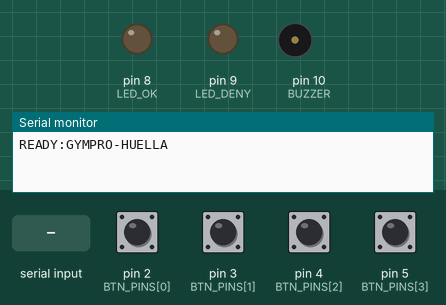
Bench run of a sketch on a simulated Arduino Uno, built with avr-gcc and run on an emulated ATmega328P. Shown: output pins drawn as LEDs (lit = HIGH), buzzer (waves = sounding, pin HIGH), the last lines printed to the serial monitor. The inputs (shaded band) are chosen by the test bench; at power-on: pin 2 (BTN_PINS[0]), pin 3 (BTN_PINS[1]), pin 4 (BTN_PINS[2]), pin 5 (BTN_PINS[3]) HIGH.

Above: at 1.2 s.
1.3 s: pin 2 (BTN_PINS[0]) pulled LOW for 0.15 s
At 1.31 s:
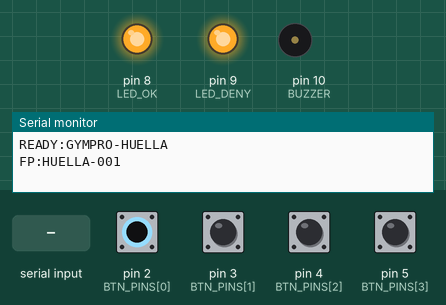
2.9 s: "OK\n" received over Serial
At 3.7 s:
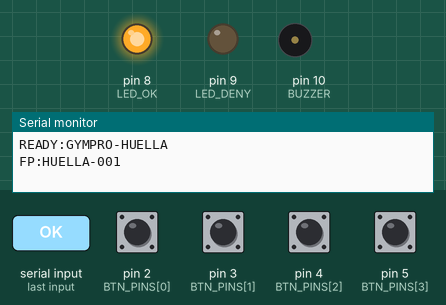
5.3 s: pin 3 (BTN_PINS[1]) pulsed LOW 2 times (0.12 s each, 0.3 s apart)
At 6.8 s:
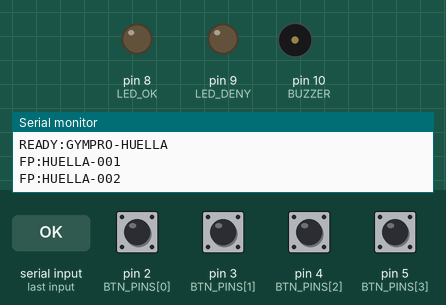
8.9 s: "DENY\n" received over Serial
At 9.9 s:
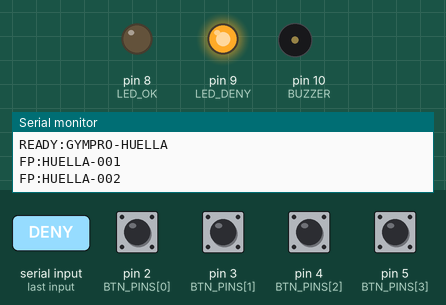
Timing chart, 0 to 11.9 s (numbered marks = the images above; inputs shaded):
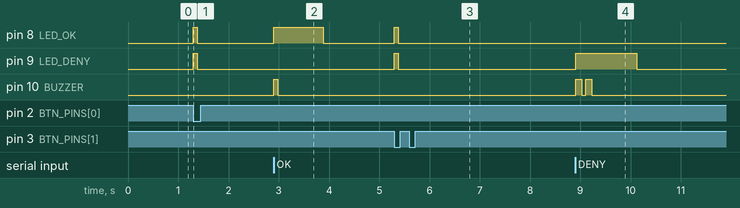

Measured:
- after the input at 1.3 s, pin 8 (LED_OK), pin 9 (LED_DENY): LOW → HIGH at once, → LOW 0.08 s later
- after the input at 2.9 s, pin 8 (LED_OK): LOW → HIGH at once, → LOW 0.98 s later; pin 10 (BUZZER): LOW → HIGH at once, → LOW 0.08 s later
- after the input at 5.3 s, pin 8 (LED_OK), pin 9 (LED_DENY): LOW → HIGH at once, → LOW 0.08 s later
- after the input at 8.9 s, pin 10 (BUZZER): alternates HIGH for 0.12 s and LOW for 0.08 s, 4 changes in all, then stays LOW, starting at once

The sketch:

acceso_huella.ino
```cpp
/**
 * Control de acceso por huella — simulación Proteus (Arduino Uno)
 *
 * En Proteus no hay sensor R307 real: cada botón simula una huella enrolada.
 * El ID se envía por UART a COMPIM → puente Python → API GymPro.
 *
 * Protocolo (9600 8N1):
 *   Arduino → PC:  FP:<ID>\n
 *   PC → Arduino:  OK\n | DENY\n | ERR\n
 *
 * Pines:
 *   D2..D5  = botones huella 1..4 (pull-up interno, activo en LOW)
 *   D8      = LED verde (acceso concedido)
 *   D9      = LED rojo  (acceso denegado)
 *   D10     = buzzer (opcional)
 *   TX/RX   = COMPIM (Virtual Terminal opcional en paralelo)
 */

const int BTN_PINS[4] = {2, 3, 4, 5};
const char* HUELLA_IDS[4] = {
  "HUELLA-001",
  "HUELLA-002",
  "HUELLA-003",
  "HUELLA-004",
};

const int LED_OK   = 8;
const int LED_DENY = 9;
const int BUZZER   = 10;

const unsigned long DEBOUNCE_MS = 350;
const unsigned long RESPUESTA_TIMEOUT_MS = 4000;

unsigned long lastPressMs = 0;
bool esperandoRespuesta = false;
unsigned long esperaDesde = 0;

void setup() {
  Serial.begin(9600);
  for (int i = 0; i < 4; i++) {
    pinMode(BTN_PINS[i], INPUT_PULLUP);
  }
  pinMode(LED_OK, OUTPUT);
  pinMode(LED_DENY, OUTPUT);
  pinMode(BUZZER, OUTPUT);
  digitalWrite(LED_OK, LOW);
  digitalWrite(LED_DENY, LOW);
  digitalWrite(BUZZER, LOW);

  Serial.println(F("READY:GYMPRO-HUELLA"));
}

void beep(int times, int onMs, int offMs) {
  for (int i = 0; i < times; i++) {
    digitalWrite(BUZZER, HIGH);
    delay(onMs);
    digitalWrite(BUZZER, LOW);
    if (i < times - 1) delay(offMs);
  }
}

void mostrarOk() {
  digitalWrite(LED_DENY, LOW);
  digitalWrite(LED_OK, HIGH);
  beep(1, 80, 0);
  delay(900);
  digitalWrite(LED_OK, LOW);
}

void mostrarDeny() {
  digitalWrite(LED_OK, LOW);
  digitalWrite(LED_DENY, HIGH);
  beep(2, 120, 80);
  delay(900);
  digitalWrite(LED_DENY, LOW);
}

void mostrarError() {
  digitalWrite(LED_OK, LOW);
  for (int i = 0; i < 3; i++) {
    digitalWrite(LED_DENY, HIGH);
    delay(120);
    digitalWrite(LED_DENY, LOW);
    delay(80);
  }
}

void enviarHuella(const char* id) {
  Serial.print(F("FP:"));
  Serial.println(id);
  esperandoRespuesta = true;
  esperaDesde = millis();
  // Indicador de lectura en curso
  digitalWrite(LED_OK, HIGH);
  digitalWrite(LED_DENY, HIGH);
  delay(80);
  digitalWrite(LED_OK, LOW);
  digitalWrite(LED_DENY, LOW);
}

void procesarRespuesta(String line) {
  line.trim();
  line.toUpperCase();
  esperandoRespuesta = false;

  if (line == "OK") {
    mostrarOk();
  } else if (line == "DENY") {
    mostrarDeny();
  } else {
    mostrarError();
  }
}

void loop() {
  // Respuestas del puente Python
  if (Serial.available()) {
    String line = Serial.readStringUntil('\n');
    if (esperandoRespuesta) {
      procesarRespuesta(line);
    }
  }

  if (esperandoRespuesta) {
    if (millis() - esperaDesde > RESPUESTA_TIMEOUT_MS) {
      esperandoRespuesta = false;
      mostrarError();
    }
    return;
  }

  unsigned long now = millis();
  if (now - lastPressMs < DEBOUNCE_MS) return;

  for (int i = 0; i < 4; i++) {
    if (digitalRead(BTN_PINS[i]) == LOW) {
      lastPressMs = now;
      enviarHuella(HUELLA_IDS[i]);
      // Espera a soltar para no reenviar
      while (digitalRead(BTN_PINS[i]) == LOW) {
        delay(10);
      }
      break;
    }
  }
}
```
